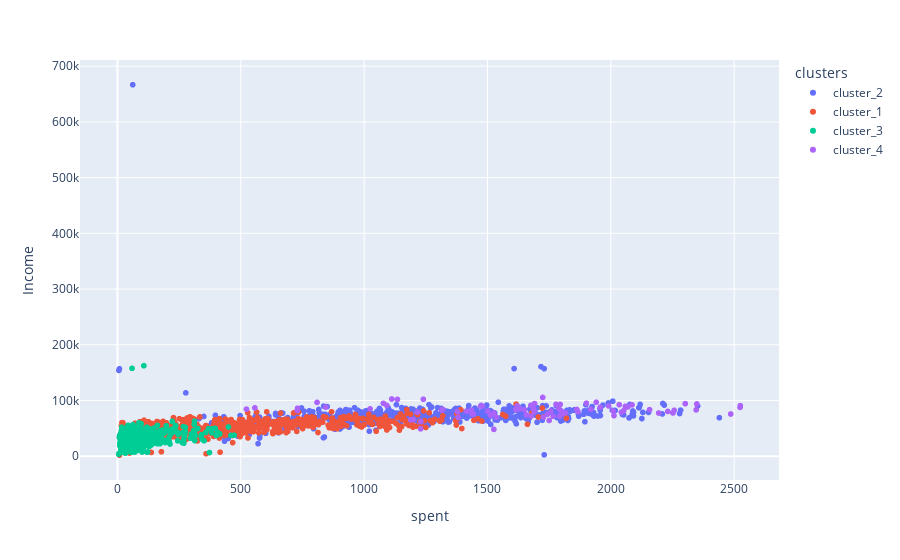

The notebook cell saved with this chart:
### Code cell
px.scatter(data_frame=data, y = 'Income', x = 'spent', color= 'clusters')

### Figure 1 — Plotly figure (JSON) as saved in the notebook; plotly's stock layout.template omitted (floating-point values rounded to 4 significant figures; data arrays with more than 128 entries replaced by an {"elided": "..."} marker saying what was removed)
{"data": [{"hovertemplate": "clusters=cluster_2<br>spent=%{x}<br>Income=%{y}<extra></extra>", "legendgroup": "cluster_2", "marker": {"color": "#636efa", "symbol": "circle"}, "mode": "markers", "name": "cluster_2", "showlegend": true, "type": "scattergl", "x": {"elided": "645 int values"}, "xaxis": "x", "y": {"elided": "645 int values"}, "yaxis": "y"}, {"hovertemplate": "clusters=cluster_1<br>spent=%{x}<br>Income=%{y}<extra></extra>", "legendgroup": "cluster_1", "marker": {"color": "#EF553B", "symbol": "circle"}, "mode": "markers", "name": "cluster_1", "showlegend": true, "type": "scattergl", "x": {"elided": "831 int values"}, "xaxis": "x", "y": {"elided": "831 int values"}, "yaxis": "y"}, {"hovertemplate": "clusters=cluster_3<br>spent=%{x}<br>Income=%{y}<extra></extra>", "legendgroup": "cluster_3", "marker": {"color": "#00cc96", "symbol": "circle"}, "mode": "markers", "name": "cluster_3", "showlegend": true, "type": "scattergl", "x": {"elided": "650 int values"}, "xaxis": "x", "y": {"elided": "650 int values"}, "yaxis": "y"}, {"hovertemplate": "clusters=cluster_4<br>spent=%{x}<br>Income=%{y}<extra></extra>", "legendgroup": "cluster_4", "marker": {"color": "#ab63fa", "symbol": "circle"}, "mode": "markers", "name": "cluster_4", "showlegend": true, "type": "scattergl", "x": [1315, 1438, 730, 1135, 1381, 1318, 1240, 1615, 1690, 1112, 1442, 1378, 1474, 1435, 1795, 1688, 2059, 1743, 1919, 1957, 1230, 1867, 2086, 2252, 1724, 1621, 1472, 1677, 1757, 729, 1526, 1808, 1957, 2009, 1727, 1919, 2302, 1778, 1415, 2486, 1789, 1901, 2194, 1650, 523, 1862, 2013, 1631, 1536, 1862, 1229, 2346, 2302, 1501, 1189, 844, 1690, 2349, 1078, 2524, 1658, 1315, 2525, 1798, 1750, 1792, 2157, 1526, 2034, 1991, 2231, 1024, 557, 2257, 2069, 1815, 1676, 1512, 1766, 1691, 809, 1941, 1216, 2053, 1631, 1092, 1479, 1199, 2043, 1438], "xaxis": "x", "y": [82800, 75777, 86037, 101970, 69372, 83837, 102160, 83790, 80134, 102692, 75693, 80134, 91065, 82584, 92910, 84865, 89572, 75261, 84169, 87771, 61996, 79800, 92163, 77632, 105471, 90247, 89694, 72025, 80952, 82017, 48192, 76412, 87771, 81205, 70123, 84169, 94384, 92955, 80763, 75759, 85683, 95169, 77568, 83528, 84460, 83829, 72903, 84906, 69969, 83829, 49118, 83151, 94384, 81051, 65169, 88097, 80134, 93790, 94871, 87679, 74004, 82800, 90638, 81574, 64140, 72066, 83512, 77520, 92491, 90273, 80360, 84953, 86836, 82326, 88420, 77870, 91249, 73356, 71670, 94472, 96547, 96876, 79244, 81929, 84906, 91172, 90000, 65706, 79174, 75777], "yaxis": "y"}], "layout": {"legend": {"title": {"text": "clusters"}, "tracegroupgap": 0}, "margin": {"t": 60}, "xaxis": {"anchor": "y", "domain": [0, 1], "title": {"text": "spent"}}, "yaxis": {"anchor": "x", "domain": [0, 1], "title": {"text": "Income"}}}}
